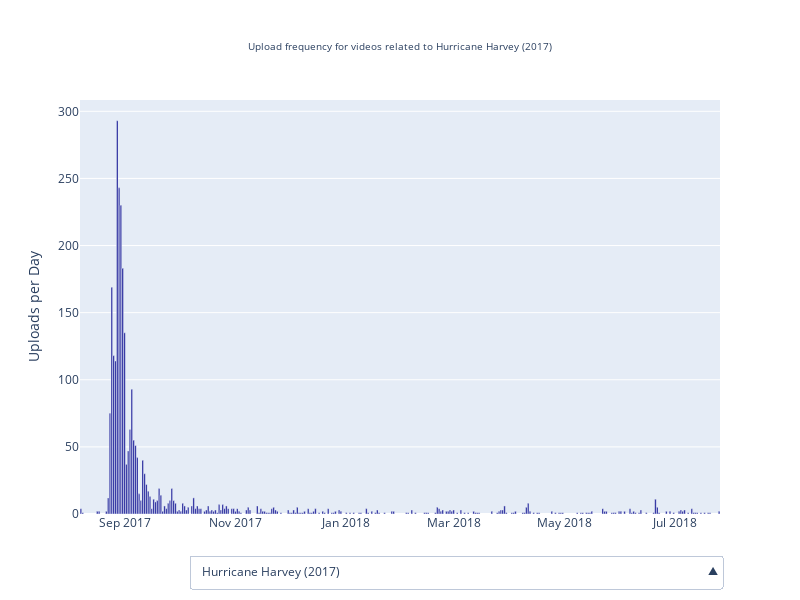

Notebook source saved alongside this figure:
### Markdown cell above
### TIMESERIES PLOT PLOTLY

### Code cell
import importlib
import src.utils.plotting_functions
importlib.reload(src.utils.plotting_functions)
from src.utils.plotting_functions import plot_update_freq
import polars as pl
from datetime import date

index = 4  # 0-N List is found in keywords.py

crop_time = True

# load data in such a way to avoid errors
metadata = pl.read_csv(path_final_yt_metadata,  schema_overrides={
                                "dislike_count": pl.Float64,
                                "like_count": pl.Float64},
                                ignore_errors = True)

# removing rows there the like or dislike entry is null, or where the date entry is erroneous (like "17")
metadata = keywords.filtering_bad_rows(metadata)
## removing the hour time from the upload_date since it's always 00:00:00
metadata = keywords.remove_hour(metadata)

metadata_2 = metadata.clone()

# metadata_2 = metadata.filter(
#     ~((metadata["channel_id"] == "UCKQECjul8nw1KW_JzfBTP1A")
#         | (metadata["channel_id"] == "UC_YFbvKedjnVjqrZqBR4L8Q")
#         | (metadata["channel_id"] == "UCN3me_2IdGN5C0QV5PubDlQ") 
#         | (metadata["channel_id"] == "UCupvZG-5ko_eiXAupbDfxWw") 
#        )
# )

metadata_2 = metadata_2.filter(
    ~ ((metadata_2["channel_id"] == "UCKQECjul8nw1KW_JzfBTP1A")) # & (metadata_2["upload_date"] < date(2018, 4, 9)))
)

metadata_2 = metadata_2.filter(
   ~ ((metadata_2["channel_id"] == "UC_YFbvKedjnVjqrZqBR4L8Q")) #  & (metadata_2["upload_date"] < date(2018, 4, 9)))
)

metadata_2 = metadata_2.filter(                                                 # to remove completely
   ~ (metadata_2["channel_id"] == "UCN3me_2IdGN5C0QV5PubDlQ")
)

metadata_2 = metadata_2.filter(
    ~ ((metadata_2["channel_id"] == "UCupvZG-5ko_eiXAupbDfxWw") & (metadata_2["upload_date"] < date(2016, 7, 22)))
)

metadata_2 = metadata_2.filter(
    ~ ((metadata_2["channel_id"] == "UCXIJgqnII2ZOINSWNOGFThA"))
)

_ = plot_update_freq(metadata_2, grouping_mode = "daily", crop_time = crop_time, generate = True, save_html='plots/time_series.html')

### Figure 1 — Plotly figure (JSON) as saved in the notebook; plotly's stock layout.template omitted (floating-point values rounded to 4 significant figures; data arrays with more than 128 entries replaced by an {"elided": "..."} marker saying what was removed)
{"data": [{"marker": {"color": "rgba(0, 0, 139, 1)"}, "name": "Hurricane Harvey (2017)", "type": "bar", "visible": true, "x": {"elided": "222 str values"}, "y": {"elided": "222 int values"}}, {"marker": {"color": "rgba(0, 0, 139, 1)"}, "name": "California Wildfires (2018)", "type": "bar", "visible": false, "x": {"elided": "240 str values"}, "y": {"elided": "240 int values"}}, {"marker": {"color": "rgba(0, 0, 139, 1)"}, "name": "Hurricane Maria (2017)", "type": "bar", "visible": false, "x": {"elided": "206 str values"}, "y": {"elided": "206 int values"}}, {"marker": {"color": "rgba(0, 0, 139, 1)"}, "name": "Hurricane Michael (2018)", "type": "bar", "visible": false, "x": ["2018-09-11", "2018-09-12", "2018-09-13", "2018-09-16", "2018-09-18", "2018-09-19", "2018-09-23", "2018-10-02", "2018-10-07", "2018-10-08", "2018-10-09", "2018-10-10", "2018-10-11", "2018-10-12", "2018-10-13", "2018-10-14", "2018-10-15", "2018-10-16", "2018-10-17", "2018-10-18", "2018-10-19", "2018-10-20", "2018-10-21", "2018-10-22", "2018-10-23", "2018-10-24", "2018-10-25", "2018-10-26", "2018-10-29", "2018-10-30", "2018-10-31", "2018-11-01", "2018-11-02", "2018-11-03", "2018-11-04", "2018-11-05", "2018-11-06", "2018-11-08", "2018-11-09", "2018-11-12", "2018-11-13", "2018-11-14", "2018-11-15", "2018-11-16", "2018-11-17", "2018-11-19", "2018-11-21", "2018-11-23", "2018-11-24", "2018-11-28", "2018-12-02", "2018-12-04", "2018-12-05", "2018-12-06", "2018-12-08", "2018-12-26", "2019-01-08", "2019-01-18", "2019-01-23", "2019-01-24", "2019-01-25", "2019-01-27", "2019-02-10", "2019-02-11", "2019-02-14", "2019-02-18", "2019-02-19", "2019-02-20", "2019-02-22", "2019-02-26", "2019-02-27"], "y": [2, 3, 4, 1, 1, 2, 1, 1, 7, 82, 173, 312, 185, 98, 16, 17, 59, 24, 21, 22, 8, 5, 2, 6, 6, 5, 4, 4, 3, 2, 2, 5, 4, 1, 1, 1, 1, 1, 2, 4, 9, 1, 5, 2, 3, 1, 1, 1, 1, 2, 1, 1, 1, 2, 1, 1, 2, 1, 1, 1, 1, 1, 1, 1, 2, 3, 3, 1, 1, 3, 1]}, {"marker": {"color": "rgba(0, 0, 139, 1)"}, "name": "Sulawesi Earthquake and Tsunami (2018)", "type": "bar", "visible": false, "x": ["2018-09-28", "2018-09-29", "2018-09-30", "2018-10-01", "2018-10-02", "2018-10-03", "2018-10-04", "2018-10-05", "2018-10-06", "2018-10-07", "2018-10-08", "2018-10-09", "2018-10-10", "2018-10-12", "2018-10-15", "2018-10-18"], "y": [6, 11, 7, 21, 19, 15, 11, 7, 1, 1, 2, 2, 1, 2, 1, 1]}, {"marker": {"color": "rgba(0, 0, 139, 1)"}, "name": "Nepal Earthquake (2015)", "type": "bar", "visible": false, "x": ["2015-04-25", "2015-04-26", "2015-04-27", "2015-04-28", "2015-04-29", "2015-04-30", "2015-05-01", "2015-05-02", "2015-05-03", "2015-05-04", "2015-05-05", "2015-05-06", "2015-05-07", "2015-05-08", "2015-05-09", "2015-05-10", "2015-05-12", "2015-05-13", "2015-05-14", "2015-05-15", "2015-05-17", "2015-05-18", "2015-05-19", "2015-05-20", "2015-05-21", "2015-05-22", "2015-05-23", "2015-05-25", "2015-05-27", "2015-05-28", "2015-05-29", "2015-05-31", "2015-06-01", "2015-06-08", "2015-06-19", "2015-06-26"], "y": [7, 9, 38, 29, 21, 13, 13, 6, 4, 3, 3, 4, 1, 2, 1, 1, 27, 9, 7, 5, 1, 7, 1, 1, 3, 1, 1, 2, 2, 1, 1, 1, 1, 1, 1, 10]}, {"marker": {"color": "rgba(0, 0, 139, 1)"}, "name": "Bangladesh Cyclone Mora (2017)", "type": "bar", "visible": false, "x": ["2017-05-30", "2017-05-31", "2017-06-02"], "y": [2, 2, 1]}, {"marker": {"color": "rgba(0, 0, 139, 1)"}, "name": "India Floods in Kerela (2018)", "type": "bar", "visible": false, "x": ["2018-08-09", "2018-08-15", "2018-08-16", "2018-08-17", "2018-08-18", "2018-08-19", "2018-08-20", "2018-08-21", "2018-08-24", "2018-08-27", "2018-08-29"], "y": [1, 2, 2, 3, 2, 1, 4, 2, 3, 1, 1]}, {"marker": {"color": "rgba(0, 0, 139, 1)"}, "name": "Europe Heatwaves (2019)", "type": "bar", "visible": false, "x": ["2019-06-11", "2019-06-21", "2019-06-24", "2019-06-25", "2019-06-26", "2019-06-27", "2019-06-28", "2019-06-29", "2019-06-30", "2019-07-04", "2019-07-09", "2019-07-21", "2019-07-22", "2019-07-23", "2019-07-24", "2019-07-25", "2019-07-26", "2019-07-29", "2019-08-01", "2019-08-05"], "y": [1, 1, 4, 4, 8, 4, 4, 1, 3, 1, 1, 1, 1, 3, 2, 11, 7, 1, 1, 1]}, {"marker": {"color": "rgba(0, 0, 139, 1)"}, "name": "Portugal Wildfires (2017)", "type": "bar", "visible": false, "x": ["2017-06-18", "2017-06-19", "2017-06-20", "2017-06-21", "2017-07-27", "2017-08-02", "2017-08-17", "2017-10-04", "2017-10-09", "2017-10-16", "2017-10-17", "2017-10-18"], "y": [8, 3, 1, 1, 1, 1, 2, 1, 1, 2, 2, 1]}, {"marker": {"color": "rgba(0, 0, 139, 1)"}, "name": "European Floods (2014)", "type": "bar", "visible": false, "x": ["2014-05-16", "2014-05-17", "2014-05-18", "2014-05-19", "2014-05-20", "2014-05-27"], "y": [1, 1, 1, 2, 1, 1]}, {"marker": {"color": "rgba(0, 0, 139, 1)"}, "name": "Greek Wildfires (2018)", "type": "bar", "visible": false, "x": ["2018-07-23", "2018-07-24", "2018-07-25", "2018-07-26", "2018-07-27", "2018-07-29", "2018-07-30", "2018-08-01", "2018-08-04", "2018-08-08"], "y": [6, 18, 18, 9, 2, 1, 2, 3, 1, 4]}, {"marker": {"color": "rgba(0, 0, 139, 1)"}, "name": "Italy Earthquakes (2016)", "type": "bar", "visible": false, "x": ["2016-08-23", "2016-08-24", "2016-08-25", "2016-08-26", "2016-08-27", "2016-08-28", "2016-08-29", "2016-08-30", "2016-09-02", "2016-09-03", "2016-09-04", "2016-09-08", "2016-09-09", "2016-09-10", "2016-09-13"], "y": [3, 53, 24, 17, 7, 5, 4, 4, 3, 4, 1, 1, 1, 1, 1]}, {"marker": {"color": "rgba(0, 0, 139, 1)"}, "name": "Mosul Offensive (2016-2017) - Iraq", "type": "bar", "visible": false, "x": {"elided": "189 str values"}, "y": {"elided": "189 int values"}}, {"marker": {"color": "rgba(0, 0, 139, 1)"}, "name": "Battle of Kobani (2014-2015) - Syria", "type": "bar", "visible": false, "x": ["2014-09-23", "2014-10-06", "2014-10-07", "2014-10-08", "2014-10-09", "2014-10-10", "2014-10-11", "2014-10-13", "2014-10-15", "2014-10-16", "2014-10-17", "2014-10-19", "2014-10-20", "2014-10-21", "2014-10-22", "2014-10-23", "2014-10-24", "2014-10-25", "2014-10-26", "2014-10-27", "2014-10-28", "2014-10-29", "2014-10-30", "2014-10-31", "2014-11-03", "2014-11-11", "2014-11-30", "2014-12-01", "2014-12-02", "2014-12-25", "2015-01-27", "2015-01-29", "2015-01-30", "2015-02-02", "2015-02-03", "2015-02-11", "2015-02-12", "2015-02-17", "2015-02-20", "2015-03-06"], "y": [1, 1, 1, 5, 2, 1, 3, 1, 2, 4, 1, 1, 6, 5, 4, 2, 1, 1, 1, 1, 1, 2, 1, 1, 1, 1, 1, 1, 1, 1, 2, 1, 1, 1, 3, 1, 1, 1, 1, 1]}, {"marker": {"color": "rgba(0, 0, 139, 1)"}, "name": "Battle of Raqqa (June - October 2017) - Syria", "type": "bar", "visible": false, "x": ["2017-06-05", "2017-06-06", "2017-06-08", "2017-06-11", "2017-06-12", "2017-06-13", "2017-06-14", "2017-06-15", "2017-06-16", "2017-06-19", "2017-06-20", "2017-06-21", "2017-06-23", "2017-06-26", "2017-06-27", "2017-06-28", "2017-06-29", "2017-07-02", "2017-07-03", "2017-07-05", "2017-07-06", "2017-07-07", "2017-07-10", "2017-07-11", "2017-07-12", "2017-07-13", "2017-07-14", "2017-07-17", "2017-07-18", "2017-07-23", "2017-07-24", "2017-07-28", "2017-07-31", "2017-08-01", "2017-08-09", "2017-08-12", "2017-08-16", "2017-08-17", "2017-08-21", "2017-08-22", "2017-08-25", "2017-09-07", "2017-09-14", "2017-09-21", "2017-09-27", "2017-10-08", "2017-10-09", "2017-10-10", "2017-10-11", "2017-10-12", "2017-10-15", "2017-10-16", "2017-10-17", "2017-10-18", "2017-10-19", "2017-10-20", "2017-10-23", "2017-10-24", "2017-10-25", "2017-10-26"], "y": [1, 1, 1, 1, 2, 1, 1, 1, 4, 3, 2, 4, 1, 4, 1, 4, 1, 1, 2, 3, 2, 1, 2, 3, 2, 2, 1, 2, 1, 2, 3, 1, 1, 1, 1, 1, 1, 1, 3, 1, 1, 1, 1, 1, 2, 1, 1, 1, 1, 2, 1, 3, 18, 2, 4, 5, 1, 1, 3, 1]}, {"marker": {"color": "rgba(0, 0, 139, 1)"}, "name": "Kunduz City Attack (2015) - Afghanistan", "type": "bar", "visible": false, "x": ["2015-09-28", "2015-09-29", "2015-09-30", "2015-10-02", "2015-10-04", "2015-10-05", "2015-10-06", "2015-10-07", "2015-10-08", "2015-10-15", "2015-10-16", "2015-10-19", "2015-10-26"], "y": [4, 2, 2, 1, 1, 5, 3, 6, 1, 1, 2, 2, 1]}, {"marker": {"color": "rgba(0, 0, 139, 1)"}, "name": "Battle of Sirte (2016) - Libya", "type": "bar", "visible": false, "x": ["2016-06-13", "2016-06-22", "2016-07-06", "2016-07-22", "2016-08-01", "2016-08-02", "2016-08-03", "2016-08-04", "2016-08-05", "2016-08-11", "2016-08-14", "2016-08-17", "2016-09-05", "2016-09-15", "2016-10-03", "2016-12-05"], "y": [1, 1, 1, 1, 5, 2, 1, 1, 1, 1, 1, 1, 1, 1, 1, 1]}, {"marker": {"color": "rgba(0, 0, 139, 1)"}, "name": "Pulwama attack and Balakot Airstrikes, kashmir conflict (February 2019) - India / Pakistan", "type": "bar", "visible": false, "x": ["2019-02-15", "2019-02-16", "2019-02-17", "2019-02-18", "2019-02-19", "2019-02-20", "2019-02-21", "2019-02-22", "2019-02-23", "2019-02-25", "2019-02-26", "2019-02-27", "2019-03-01", "2019-03-04", "2019-03-08", "2019-03-09", "2019-03-11", "2019-03-12", "2019-03-13", "2019-03-18", "2019-03-21", "2019-03-22", "2019-03-23", "2019-03-28", "2019-03-29", "2019-03-30", "2019-03-31", "2019-04-09", "2019-04-19", "2019-05-01"], "y": [9, 2, 6, 2, 5, 3, 5, 4, 5, 1, 2, 2, 1, 1, 2, 1, 1, 1, 1, 1, 3, 1, 2, 2, 1, 1, 2, 2, 1, 1]}, {"marker": {"color": "rgba(0, 0, 139, 1)"}, "name": "Syrian Civil War, Aleppo Offensive (2016))", "type": "bar", "visible": false, "x": ["2016-06-05", "2016-06-06", "2016-06-07", "2016-06-16", "2016-07-20", "2016-07-21", "2016-07-28", "2016-07-29", "2016-07-31", "2016-08-01", "2016-08-03", "2016-08-04", "2016-08-05", "2016-08-06", "2016-08-07", "2016-08-08", "2016-08-10", "2016-08-11", "2016-08-12", "2016-08-15", "2016-08-16", "2016-08-17", "2016-08-18", "2016-08-19", "2016-08-22", "2016-08-23", "2016-08-24", "2016-08-25", "2016-08-26", "2016-08-28", "2016-08-31", "2016-09-04", "2016-09-05", "2016-09-06", "2016-09-07", "2016-09-08", "2016-09-09", "2016-09-12", "2016-09-13", "2016-09-14", "2016-09-15", "2016-09-16", "2016-09-17", "2016-09-19", "2016-09-20", "2016-09-21", "2016-09-22", "2016-09-23", "2016-09-24", "2016-09-25", "2016-09-26", "2016-09-27", "2016-09-28", "2016-09-29", "2016-09-30", "2016-10-01", "2016-10-02", "2016-10-03", "2016-10-04", "2016-10-05", "2016-10-06", "2016-10-07", "2016-10-08", "2016-10-09", "2016-10-10", "2016-10-11", "2016-10-12", "2016-10-13", "2016-10-14", "2016-10-15", "2016-10-16", "2016-10-17", "2016-10-18", "2016-10-19", "2016-10-20", "2016-10-21", "2016-10-23", "2016-10-26", "2016-10-28", "2016-10-30", "2016-10-31", "2016-11-01", "2016-11-03", "2016-11-04", "2016-11-08", "2016-11-14", "2016-11-15", "2016-11-16", "2016-11-17", "2016-11-18", "2016-11-19", "2016-11-20", "2016-11-21", "2016-11-22", "2016-11-23", "2016-11-24", "2016-11-25", "2016-11-27", "2016-11-28", "2016-11-29", "2016-11-30", "2016-12-01", "2016-12-02", "2016-12-03", "2016-12-04", "2016-12-05", "2016-12-06", "2016-12-07", "2016-12-08", "2016-12-09", "2016-12-10", "2016-12-11", "2016-12-12", "2016-12-13", "2016-12-14", "2016-12-15", "2016-12-16", "2016-12-17", "2016-12-18", "2016-12-19", "2016-12-20", "2016-12-21", "2016-12-22", "2016-12-23", "2016-12-24", "2016-12-29", "2016-12-30"], "y": [1, 1, 1, 1, 1, 1, 3, 1, 1, 3, 3, 4, 1, 1, 3, 4, 2, 7, 7, 1, 1, 2, 11, 5, 5, 2, 1, 1, 2, 2, 2, 2, 1, 2, 4, 18, 5, 2, 2, 1, 2, 4, 1, 4, 11, 7, 7, 11, 1, 3, 5, 2, 7, 10, 7, 2, 1, 5, 10, 5, 3, 2, 2, 3, 1, 5, 9, 2, 1, 2, 1, 4, 5, 5, 3, 1, 1, 1, 3, 1, 1, 1, 1, 1, 1, 2, 1, 5, 5, 2, 1, 5, 6, 1, 2, 2, 1, 1, 4, 4, 7, 6, 7, 1, 4, 3, 4, 9, 14, 8, 1, 4, 12, 26, 26, 16, 27, 3, 2, 21, 8, 7, 6, 7, 2, 1, 2]}, {"marker": {"color": "rgba(0, 0, 139, 1)"}, "name": "Yemeni Civil War , battle of Hudayah (June - December 2018 )", "type": "bar", "visible": false, "x": {"elided": "135 str values"}, "y": {"elided": "135 int values"}}, {"marker": {"color": "rgba(0, 0, 139, 1)"}, "name": "Crimea Annexation and Conflict in Eastern Ukraine (2014)", "type": "bar", "visible": false, "x": {"elided": "225 str values"}, "y": {"elided": "225 int values"}}, {"marker": {"color": "rgba(0, 0, 139, 1)"}, "name": "Nagorno-Karabakh Conflicts (Clashes (2016)) - Armenia-Azerbaijan", "type": "bar", "visible": false, "x": ["2016-04-04", "2016-04-05", "2016-04-06"], "y": [2, 3, 1]}], "layout": {"height": 600, "showlegend": false, "title": {"font": {"size": 10}, "text": "Upload frequency for videos related to Hurricane Harvey (2017)", "x": 0.5, "xanchor": "center"}, "updatemenus": [{"buttons": [{"args": [{"visible": [true, false, false, false, false, false, false, false, false, false, false, false, false, false, false, false, false, false, false, false, false, false, false]}, {"title": "Upload frequency for videos related to Hurricane Harvey (2017)"}], "label": "Hurricane Harvey (2017)", "method": "update"}, {"args": [{"visible": [false, true, false, false, false, false, false, false, false, false, false, false, false, false, false, false, false, false, false, false, false, false, false]}, {"title": "Upload frequency for videos related to California Wildfires (2018)"}], "label": "California Wildfires (2018)", "method": "update"}, {"args": [{"visible": [false, false, true, false, false, false, false, false, false, false, false, false, false, false, false, false, false, false, false, false, false, false, false]}, {"title": "Upload frequency for videos related to Hurricane Maria (2017)"}], "label": "Hurricane Maria (2017)", "method": "update"}, {"args": [{"visible": [false, false, false, true, false, false, false, false, false, false, false, false, false, false, false, false, false, false, false, false, false, false, false]}, {"title": "Upload frequency for videos related to Hurricane Michael (2018)"}], "label": "Hurricane Michael (2018)", "method": "update"}, {"args": [{"visible": [false, false, false, false, true, false, false, false, false, false, false, false, false, false, false, false, false, false, false, false, false, false, false]}, {"title": "Upload frequency for videos related to Sulawesi Earthquake and Tsunami (2018)"}], "label": "Sulawesi Earthquake and Tsunami (2018)", "method": "update"}, {"args": [{"visible": [false, false, false, false, false, true, false, false, false, false, false, false, false, false, false, false, false, false, false, false, false, false, false]}, {"title": "Upload frequency for videos related to Nepal Earthquake (2015)"}], "label": "Nepal Earthquake (2015)", "method": "update"}, {"args": [{"visible": [false, false, false, false, false, false, true, false, false, false, false, false, false, false, false, false, false, false, false, false, false, false, false]}, {"title": "Upload frequency for videos related to Bangladesh Cyclone Mora (2017)"}], "label": "Bangladesh Cyclone Mora (2017)", "method": "update"}, {"args": [{"visible": [false, false, false, false, false, false, false, true, false, false, false, false, false, false, false, false, false, false, false, false, false, false, false]}, {"title": "Upload frequency for videos related to India Floods in Kerela (2018)"}], "label": "India Floods in Kerela (2018)", "method": "update"}, {"args": [{"visible": [false, false, false, false, false, false, false, false, true, false, false, false, false, false, false, false, false, false, false, false, false, false, false]}, {"title": "Upload frequency for videos related to Europe Heatwaves (2019)"}], "label": "Europe Heatwaves (2019)", "method": "update"}, {"args": [{"visible": [false, false, false, false, false, false, false, false, false, true, false, false, false, false, false, false, false, false, false, false, false, false, false]}, {"title": "Upload frequency for videos related to Portugal Wildfires (2017)"}], "label": "Portugal Wildfires (2017)", "method": "update"}, {"args": [{"visible": [false, false, false, false, false, false, false, false, false, false, true, false, false, false, false, false, false, false, false, false, false, false, false]}, {"title": "Upload frequency for videos related to European Floods (2014)"}], "label": "European Floods (2014)", "method": "update"}, {"args": [{"visible": [false, false, false, false, false, false, false, false, false, false, false, true, false, false, false, false, false, false, false, false, false, false, false]}, {"title": "Upload frequency for videos related to Greek Wildfires (2018)"}], "label": "Greek Wildfires (2018)", "method": "update"}, {"args": [{"visible": [false, false, false, false, false, false, false, false, false, false, false, false, true, false, false, false, false, false, false, false, false, false, false]}, {"title": "Upload frequency for videos related to Italy Earthquakes (2016)"}], "label": "Italy Earthquakes (2016)", "method": "update"}, {"args": [{"visible": [false, false, false, false, false, false, false, false, false, false, false, false, false, true, false, false, false, false, false, false, false, false, false]}, {"title": "Upload frequency for videos related to Mosul Offensive (2016-2017) - Iraq"}], "label": "Mosul Offensive (2016-2017) - Iraq", "method": "update"}, {"args": [{"visible": [false, false, false, false, false, false, false, false, false, false, false, false, false, false, true, false, false, false, false, false, false, false, false]}, {"title": "Upload frequency for videos related to Battle of Kobani (2014-2015) - Syria"}], "label": "Battle of Kobani (2014-2015) - Syria", "method": "update"}, {"args": [{"visible": [false, false, false, false, false, false, false, false, false, false, false, false, false, false, false, true, false, false, false, false, false, false, false]}, {"title": "Upload frequency for videos related to Battle of Raqqa (June - October 2017) - Syria"}], "label": "Battle of Raqqa (June - October 2017) - Syria", "method": "update"}, {"args": [{"visible": [false, false, false, false, false, false, false, false, false, false, false, false, false, false, false, false, true, false, false, false, false, false, false]}, {"title": "Upload frequency for videos related to Kunduz City Attack (2015) - Afghanistan"}], "label": "Kunduz City Attack (2015) - Afghanistan", "method": "update"}, {"args": [{"visible": [false, false, false, false, false, false, false, false, false, false, false, false, false, false, false, false, false, true, false, false, false, false, false]}, {"title": "Upload frequency for videos related to Battle of Sirte (2016) - Libya"}], "label": "Battle of Sirte (2016) - Libya", "method": "update"}, {"args": [{"visible": [false, false, false, false, false, false, false, false, false, false, false, false, false, false, false, false, false, false, true, false, false, false, false]}, {"title": "Upload frequency for videos related to Pulwama attack and Balakot Airstrikes, kashmir conflict (February 2019) - India / Pakistan"}], "label": "Pulwama attack and Balakot Airstrikes, kashmir conflict (February 2019) - India / Pakistan", "method": "update"}, {"args": [{"visible": [false, false, false, false, false, false, false, false, false, false, false, false, false, false, false, false, false, false, false, true, false, false, false]}, {"title": "Upload frequency for videos related to Syrian Civil War, Aleppo Offensive (2016))"}], "label": "Syrian Civil War, Aleppo Offensive (2016))", "method": "update"}, {"args": [{"visible": [false, false, false, false, false, false, false, false, false, false, false, false, false, false, false, false, false, false, false, false, true, false, false]}, {"title": "Upload frequency for videos related to Yemeni Civil War , battle of Hudayah (June - December 2018 )"}], "label": "Yemeni Civil War , battle of Hudayah (June - December 2018 )", "method": "update"}, {"args": [{"visible": [false, false, false, false, false, false, false, false, false, false, false, false, false, false, false, false, false, false, false, false, false, true, false]}, {"title": "Upload frequency for videos related to Crimea Annexation and Conflict in Eastern Ukraine (2014)"}], "label": "Crimea Annexation and Conflict in Eastern Ukraine (2014)", "method": "update"}, {"args": [{"visible": [false, false, false, false, false, false, false, false, false, false, false, false, false, false, false, false, false, false, false, false, false, false, true]}, {"title": "Upload frequency for videos related to Nagorno-Karabakh Conflicts (Clashes (2016)) - Armenia-Azerbaijan"}], "label": "Nagorno-Karabakh Conflicts (Clashes (2016)) - Armenia-Azerbaijan", "method": "update"}], "direction": "up", "showactive": true, "x": 0.17, "xanchor": "left", "y": -0.1, "yanchor": "top"}], "width": 800, "yaxis": {"title": {"text": "Uploads per Day"}}}}
